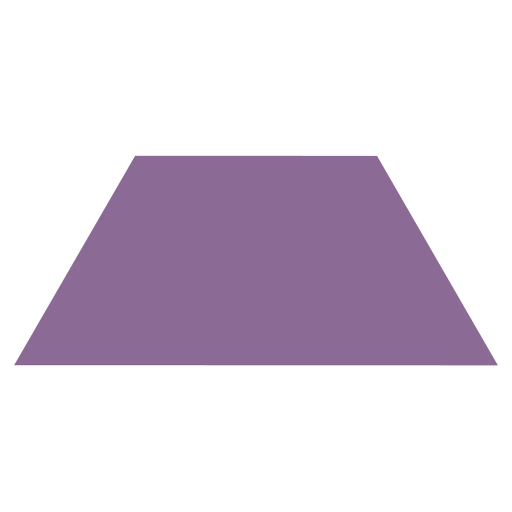
#> input picture trapezoid2.webp, 1024 x 1024 px, found by its file name (shown at 1/2 size)
$ python trapezoidTransform.py
#> lines starting #> are read from the running program, lines starting #| are printed output that depends on the picture
import cv2
import numpy as np

# Load the image
image = cv2.imread("/Users/sewonmyung/Library/Mobile Documents/com~apple~CloudDocs/trapezoid2.webp")
#> image is the input picture: shape (1024, 1024, 3); mean B, G, R 224.2, 212.1, 221.3
assert image is not None, "Image not found!"

# Resize for easier handling (optional)
image = cv2.resize(image, (800, 600))
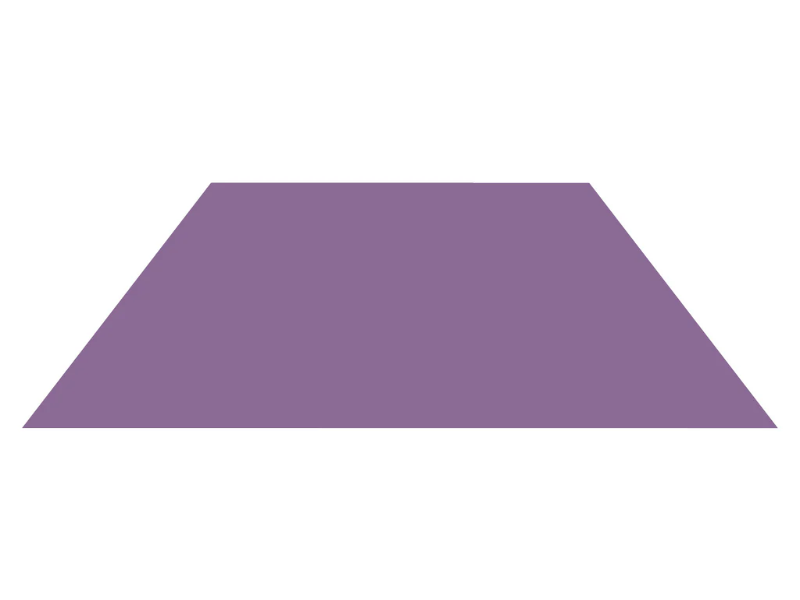
#> image: shape (600, 800, 3); mean B, G, R 224.2, 212.1, 221.3

# Define source points (trapezoid corners)
src_points = np.float32([[100, 200], [700, 200], [50, 500], [750, 500]])

# Define destination points (rectangle corners)
dst_points = np.float32([[0, 0], [800, 0], [0, 600], [800, 600]])

# Get the perspective transformation matrix
matrix = cv2.getPerspectiveTransform(src_points, dst_points)

# Apply the perspective warp
warped = cv2.warpPerspective(image, matrix, (800, 600))
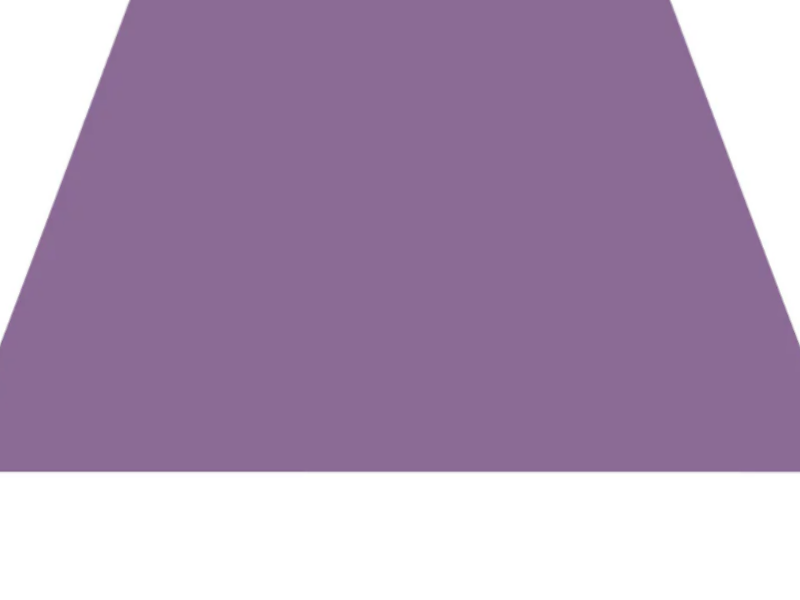
#> warped: shape (600, 800, 3); mean B, G, R 181.5, 152.4, 174.6

# Display the results
cv2.imshow("Original Image", image)
cv2.imshow("Warped Image", warped)

# Wait for a key press and save images if 's' is pressed
key = cv2.waitKey(0)
#> (key Esc is pressed here)
if key == ord('s'):
    cv2.imwrite("/path/to/save/original_image.jpg", image)
    cv2.imwrite("/path/to/save/warped_image.jpg", warped)
    print("Images saved successfully!")

cv2.destroyAllWindows()
